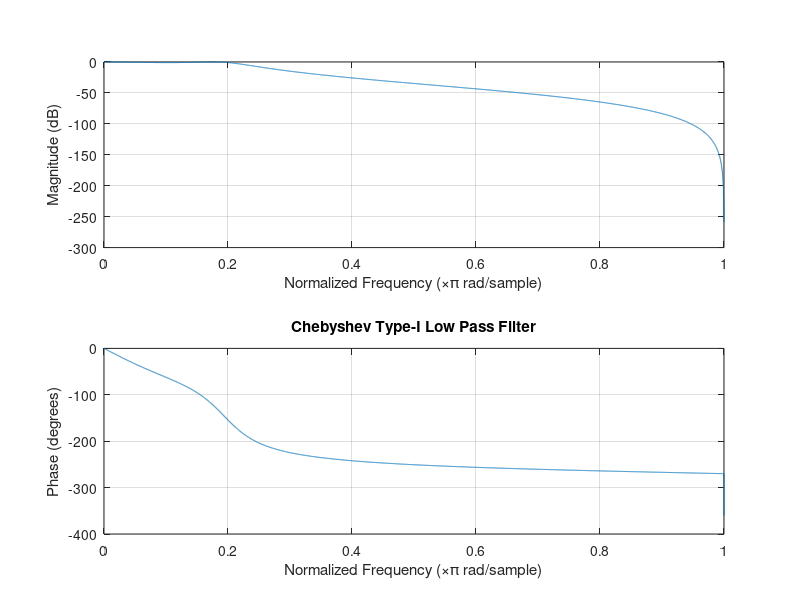

This figure's MATLAB source:

clc; clear all; close all;

delta1 = 1;
delta2 = 40;

% Assumed corrected low-pass frequency ordering
wp = 0.2;
ws = 0.707;

[n,Wn] = cheb1ord(wp,ws,delta1,delta2);
[b,a] = cheby1(n,delta1,Wn,'low');

freqz(b,a,8192);
title('Chebyshev Type-I Low Pass Filter');
